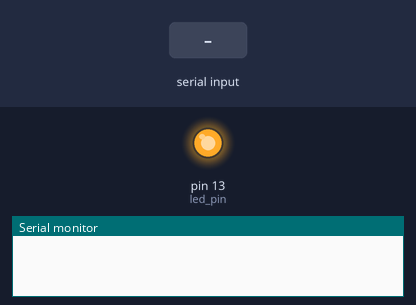
Recording of a sketch running on a simulated Arduino Uno, built with avr-gcc and run on an emulated ATmega328P. Shown: output pins drawn as LEDs (lit = HIGH), the last lines printed to the serial monitor. Dashed ring = blinking. The test bench sets the inputs (shaded band).

Above: at 1.24 s.
At 1.8 s:
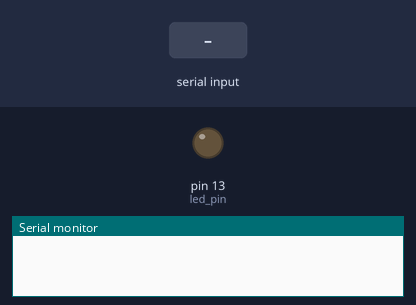
1.9 s: "delay 90\n" received over Serial
At 2.21 s:
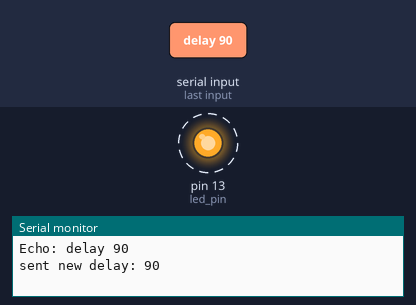
4.9 s: "90,45\n" received over Serial
7.9 s: "1\n" received over Serial
Timing chart, 0 to 16.9 s (numbered marks = the images above; inputs shaded):
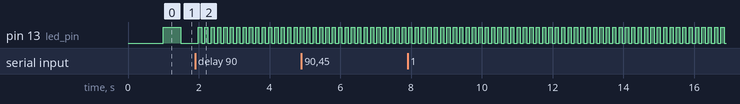

Measured:
- after the input at 1.9 s, pin 13 (led_pin): alternates HIGH for 0.09 s and LOW for 0.09 s, starting after 0.18 s

The sketch:

queue-example.ino
```cpp
#include <Arduino_FreeRTOS.h>
#include <string.h>
#include <stdio.h>

// custom structure to package the feedback message and blink count for queue 2
struct BlinkMessage {
  char text[10];
  int count;
};

// global handles for our two communication channels
static QueueHandle_t queue1;
static QueueHandle_t queue2;

void TaskA(void *parameters) {
  char serial_buf[32];
  uint8_t idx = 0;
  BlinkMessage incoming_msg;

  while (1) {
    // check if task b sent any milestone feedback via queue 2
    if (xQueueReceive(queue2, &incoming_msg, 0) == pdTRUE) {
      Serial.print("From Task B -> ");
      Serial.print(incoming_msg.text);
      Serial.print(": ");
      Serial.println(incoming_msg.count);
    }

    // read serial input character by character from the user
    while (Serial.available() > 0) {
      char c = Serial.read();

      if (c == '\n' || c == '\r') {
        if (idx > 0) {
          serial_buf[idx] = '\0'; // end the string properly

          Serial.print("Echo: ");
          Serial.println(serial_buf);

          int new_delay;
          // parse input if user typed "delay [number]"
          if (sscanf(serial_buf, "delay %d", &new_delay) == 1) {
            // send the parsed number to task b through queue 1
            if (xQueueSend(queue1, &new_delay, 0) == pdTRUE) {
              Serial.print("sent new delay: ");
              Serial.println(new_delay);
            }
          }
          idx = 0; // reset buffer for next command
        }
      } else {
        // keep collecting characters if there's room in the buffer
        if (idx < sizeof(serial_buf) - 1) {
          serial_buf[idx++] = c;
        }
      }
    }

    // yield cpu briefly so other tasks stay responsive
    vTaskDelay(50 / portTICK_PERIOD_MS);
  }
}

void TaskB(void *parameters) {
  const int led_pin = LED_BUILTIN;
  pinMode(led_pin, OUTPUT);

  int current_delay = 500; // default blink speed
  int blink_counter = 0;

  BlinkMessage out_msg;
  strcpy(out_msg.text, "Blinked");

  while (1) {
    // check queue 1 to see if task a requested a new delay rate
    int received_delay;
    if (xQueueReceive(queue1, &received_delay, 0) == pdTRUE) {
      if (received_delay > 0) {
        current_delay = received_delay;
      }
    }

    // toggle the built-in led using our current delay setting
    digitalWrite(led_pin, HIGH);
    vTaskDelay(current_delay / portTICK_PERIOD_MS);
    digitalWrite(led_pin, LOW);
    vTaskDelay(current_delay / portTICK_PERIOD_MS);

    // increment counter and report back to task a every 100 blinks
    blink_counter++;
    if (blink_counter >= 100) {
      out_msg.count = blink_counter;
      xQueueSend(queue2, &out_msg, 0);
      blink_counter = 0; // reset counter for the next batch
    }
  }
}

void setup() {
  Serial.begin(115200);
  delay(1000); // standard stabilization delay for uno r4

  // create the two queues for bidirectional messaging
  queue1 = xQueueCreate(5, sizeof(int));
  queue2 = xQueueCreate(5, sizeof(BlinkMessage));

  // create both real-time tasks
  xTaskCreate(TaskA, "TaskA", 256, NULL, 1, NULL);
  xTaskCreate(TaskB, "TaskB", 256, NULL, 1, NULL);

  // start the freertos scheduler
  vTaskStartScheduler();
}

void loop() {
  // left completely empty because rtos manages task execution
}
```
